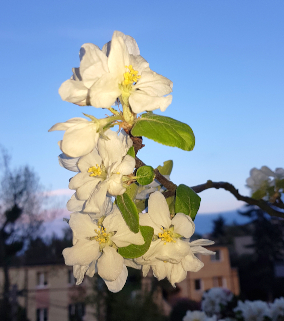
#> input picture jupyternotebook/kwiat.jpg, 284 x 321 px
$ jupyter execute LAB3_P4.ipynb
#> lines starting #> are read from the running program, lines starting #| are printed output that depends on the picture
##### AI TECH - Akademia Innowacyjnych Zastosowań Technologii Cyfrowych. Programu Operacyjnego Polska Cyfrowa na lata 2014-2020
<hr>

<br>
<br>
<br>
<br>
<br>
<br>
<br>
<center>
    <h1 style = "font-size:48px; font-weight:normal"><b>AI</b>-TECH</style></h1>
    <br>
<br>
<br>
<br>
    <h1 style = "font-size:24px; font-weight:normal">Przykład 4 DO LABORATORIUM 3</style></h1>
    <h1 style = "font-size:24px">z UCZENIA MASZYNOWEGO</style></h1>
    <h1 style = "font-size:24px">Klasyfikacja nienadzorowana</style></h1>
    <h1 style = "font-size:24px">Adam Kurowski</style></h1>
    <h3 style = "font-size:21px">Wykorzystanie algorytmu k średnich do segmentacji obrazów</h3>
    <h3 style =
</center>
<br>
<br>
<br>
<br>
<br>
<br>
<br>
<br>
<br>
    </body>
    </html>

<center>
Projekt współfinansowany ze środków Unii Europejskiej w ramach Europejskiego Funduszu Rozwoju Regionalnego
Program Operacyjny Polska Cyfrowa na lata 2014-2020,
Oś Priorytetowa nr 3 "Cyfrowe kompetencje społeczeństwa" Działanie  nr 3.2 "Innowacyjne rozwiązania na rzecz aktywizacji cyfrowej"
Tytuł projektu:  „Akademia Innowacyjnych Zastosowań Technologii Cyfrowych (AI Tech)”
    </center>

<hr>

# Przykład 4.: Wykorzystanie algorytmu k średnich do segmentacji i posteryzacji obrazów

## Odczyt danych wejściowych
Podobnie jak w poprzednim przykładzie posłużymy się biblioteką Pillow do odczytania obrazka i przygotowania go do procesu klasyfikacji nienadzorowanej. Naszym celem będzie wyróżnienie obszarów obrazka, dla których przypisać możemy jednolitą wartość koloru. Działanie takie może się przydać do segmentacji obrazu - na przykład po do by łatwo potem oznaczyć obszary obrazka takie jak las, niebo, miasto w tle, itp. Działanie to może być także wykonywane z pobudek estetycznych, aby zaimplementować efekt tzw. "posteryzacji" obrazu.

[cell 1]
# Import bibliotek
import numpy  as np # obliczenia numeryczne
import pandas as pd # przetwarzanie danych "tabelarycznych"
import matplotlib.pyplot as plt # wizualizacja danych
from sklearn.cluster import KMeans # implementacja algorytmu k średnich
from PIL import Image # biblioteka do importu obrazków z dysku

Najpierw odczytajmy obrazek z dysku:

[cell 2]
# Załadowanie obrazu wejściowego z dysku
image = Image.open("kwiat.jpg")
#> image is the input picture: PIL image 284x321 RGB; mean R, G, B 127.9, 143.2, 158.2

# Podgląd załadowanego obrazka:
plt.figure(figsize=(12,12))
plt.imshow(image)
plt.xlabel('x [piksele]', fontsize=15)
plt.ylabel('y [piksele]', fontsize=15)
plt.title('Podgląd obrazka wejściowego', fontsize=15)

[cell 3]
# Aby przeprowadzić proces segmentacji lub posteryzacji z wykorzystaniem algorytmu k średnich
# konieczne będzie skonwertowanie obrazka do postaci tabelki, która będzie zawierać indeks x i y
# każdego piksela, oraz wartości RGB reprezentujące jego kolor.

# Przygotowanie zmiennych x i y odpowiadających brzegowym wymiarom obrazka
x = np.arange(image.size[0])
#> x = 284 values from 0 to 283
y = np.arange(image.size[1])
#> y = 321 values from 0 to 320

# Wygenerowanie zmiennych xx oraz yy, które zawierać będą macierze 2D.
# współrzędne utworzone przez macierze 2D pozwalają zaadresować każdy piksel
# z przetwarzanego obrazka.
xx,yy = np.meshgrid(x,y)

# Teraz tylko wystarczy "spłaszczyć" zmienne xx i yy, aby uzyskać listy indeksów
# wszystkich możliwych pikseli występujących w obrazku.
x_indices = xx.ravel()
y_indices = yy.ravel()

# Po przygotowaniu sobie listy "adresów" pikseli, wydzielimy osobno trzy kanały kolorów.
red, green, blue = image.split()
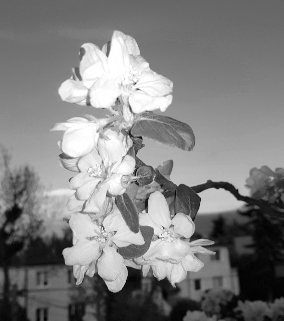
#> red: PIL image 284x321 L; min 0, max 255, mean 127.9
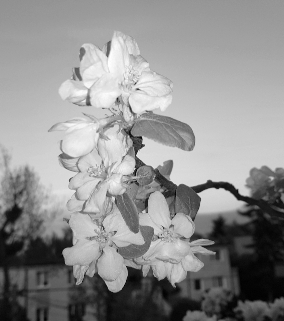
#> green: PIL image 284x321 L; min 1, max 254, mean 143.2
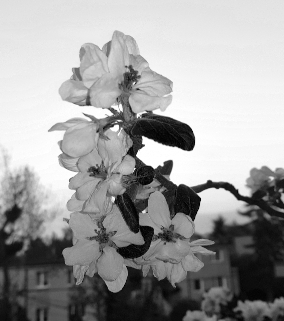
#> blue: PIL image 284x321 L; min 0, max 255, mean 158.2

# Utworzymy pusty słownik, który będzie podstawą z której utworzona zostanie ramka danych
# do przetworzenia przez algorytm k średnich.
image_df= {}

# Najpierw do słownika zapiszemy tablice wszystkich indeksów pikseli z obrazka.
image_df.update({'x_indices':x_indices})
image_df.update({'y_indices':y_indices})

# Następnie dopiszemy 3 kolumny, które każdemu pikselowi zaadresowanemu przez dwie
# poprzednie kolumny przypiszemy 3 wartości RGB
image_df.update({'vec_red': np.array(red)[y_indices, x_indices]})
image_df.update({'vec_green':np.array(green)[y_indices, x_indices]})
image_df.update({'vec_blue': np.array(blue)[y_indices, x_indices]})

# Na koniec konwertujemy słownik na obiekt DataFrame. Generujemy także zmienną data,
# która dane z ramki danych zawiera w postaci tablicy biblioteki NumPy - to na potrzeby
# algorytmu klasteryzacji.
image_df = pd.DataFrame(image_df)
#> image_df = table of 91164 rows and 5 columns
data     = image_df.to_numpy()

# Jako ostatni krok - wyświetlimy podgląd danych w postaci tabelarycznej.
print('Podgląd danych w postaci tabelki:')
print(image_df)
#> (printed output is left out)

Na początek warto sprawdzić, czy za pomocą analizy wykresu inercji w funkcji liczby klastrów możliwe jest określenie optymalnej wartości zmiennej $k$. Miejsce do uzupełnienia pozostawione jest w komórce poniżej. Uzupełnij ją bazując na kodzie z poprzednich przykładów. Jako, że obrazek jest dość dużych rozmiarów jak na szybkie ćwiczenie - uruchomienie algorytmu poszukiwania wartości $k$ może trwać kilkadziesiąt sekund.

[cell 4]
# rozwiazanie_p4
# Dobór liczby klastrów metodą łokcia
k_values = []
inertia_scores = []

for k in range(2, 11):
    clusterer = KMeans(n_clusters=k, random_state=42, n_init=10)
    clusterer.fit(data)
    k_values.append(k)
    inertia_scores.append(clusterer.inertia_)
#> after the loop, inertia_scores = [1.45e+09, 1.09e+09, 864390251.1, 695413341.4, 596253030.5, 514348001.9, 440992869.4, 386850877.7, 348632180.7]; k_values = [2, 3, 4, 5, 6, 7, 8, 9, 10]

plt.figure(figsize=(15, 8))
plt.plot(k_values, inertia_scores, marker='o', color='darkblue')
plt.grid()
plt.xlabel('liczba klastrów k', fontsize=15)
plt.ylabel('inercja', fontsize=15)
plt.title('Wykres inercji dla różnych wartości k', fontsize=15)

# Na wykresie spadek po k=6 robi się już mniej gwałtowny, a obraz nadal nie jest przesadnie pocięty.
n_clusters = 6
print(f'Wybrana liczba klastrów: {n_clusters}')
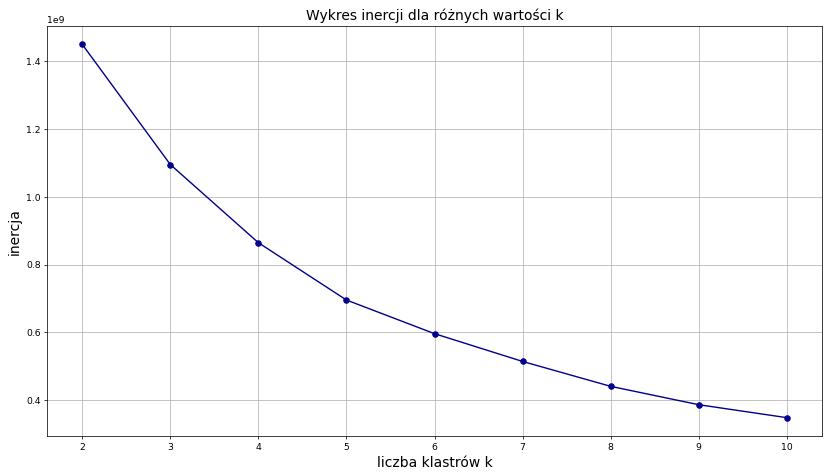
#> figure drawn by matplotlib, 1 panel

Gdy nastawa $k$ zostanie już wybrana, można przystąpić do implementacji algorytmu segmentacji obrazu. Miejsce na implementacje pozostawione jest w komórce poniżej. Klasteryzacji poddaj dane w zmiennej *data*. Następnie utwórz pustą tablicę na nowy, przetworzony obrazek (np. funkcją np.zeros). Powinna mieć dwa pierwsze wymiary takie jak obrazek wejściowy oraz trzeci wymiar o długości 3, aby zapisać tam wartości RGB. Potem wystarczy przeiterować się po wszystkich unikalnych wartościach klas i za pomocą maski przypisać do indeksów odpowiadających poszczególnym pikselom obrazka (tutaj przyda się zmienna image_df) uśredniony kolor klastra. Kolor można obliczyć także za pomocą maski i np. za pomocą funkcji np.mean dostępnej w bibliotece NumPy. Na koniec wyświetl tak przygotowaną tablicę poleceniem plt.imshow

[cell 5]
# rozwiazanie_p4
# Segmentacja/posteryzacja obrazu algorytmem k średnich
clusterer = KMeans(n_clusters=n_clusters, random_state=42, n_init=10)
clusters = clusterer.fit_predict(data)

# Nowy obrazek ma wysokość, szerokość i 3 kanały RGB.
segmented_image = np.zeros((image.size[1], image.size[0], 3), dtype=np.uint8)

for cluster_id in np.unique(clusters):
    mask = clusters == cluster_id
    mean_color = image_df.loc[mask, ['vec_red', 'vec_green', 'vec_blue']].mean().to_numpy()
    rows = image_df.loc[mask, 'y_indices'].to_numpy()
    cols = image_df.loc[mask, 'x_indices'].to_numpy()
    segmented_image[rows, cols, :] = mean_color.astype(np.uint8)
#> this loop made 6 passes
#> mean_color on passes 1 to 6: [126.1, 171.4, 234.3], [55.62, 53.66, 52.91], [174.2, 161, 123.4], [135.4, 180.9, 239.4], [52.45, 51.7, 49.12], [227.1, 214.4, 181.8]
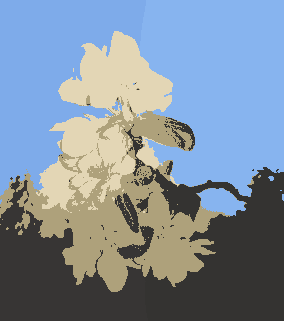
#> segmented_image: shape (321, 284, 3); mean of channels 0, 1, 2 127.6, 142.6, 157.7; drawn as R, G, B

print('Liczba utworzonych klastrów:', len(np.unique(clusters)))
#| Liczba utworzonych klastrów: 6
print('Kolory średnie klastrów RGB:')
for cluster_id in np.unique(clusters):
    mask = clusters == cluster_id
    mean_color = image_df.loc[mask, ['vec_red', 'vec_green', 'vec_blue']].mean().round(1).to_numpy()
    print(f'klaster {cluster_id}: {mean_color}')
#> this loop made 6 passes
#> mean_color on passes 1 to 6: [126.1, 171.4, 234.3], [55.6, 53.7, 52.9], [174.2, 161, 123.4], [135.4, 180.9, 239.4], [52.4, 51.7, 49.1], [227.1, 214.4, 181.8]
#| klaster 0: [126.1 171.4 234.3]
#| klaster 1: [55.6 53.7 52.9]
#| klaster 2: [174.2 161.  123.4]
#| klaster 3: [135.4 180.9 239.4]
#| klaster 4: [52.4 51.7 49.1]
#| klaster 5: [227.1 214.4 181.8]

plt.figure(figsize=(14, 7))
plt.subplot(1, 2, 1)
plt.imshow(image)
plt.title('Obraz oryginalny', fontsize=15)
plt.axis('off')

plt.subplot(1, 2, 2)
plt.imshow(segmented_image)
plt.title(f'Obraz po posteryzacji, k={n_clusters}', fontsize=15)
plt.axis('off')

# Zadania do wykonania

## Zadanie 1.
Zaimplementuj brakujące fragmenty kodu w wyznaczonych miejscach skryptu. Następnie uruchom algorytm k średnich. Powinien on jako wejście przyjmować ramkę DataFrame z danymi (kod ją przygotowujący jest już napisany, zawiera ona współrzędne x,y pikseli oraz ich kolory w formacie RGB) i dokonujący klasteryzacji znajdujących się w niej punktów. Następnie dla każdego klastra powinien zostać policzony uśredniony kolor RGB punktów w nim się znajdujących. Na koniec powinien zostać utworzony nowy obrazek, w którym punkty należące do każego klastra będą pokolorowane średnim kolorem klastra. Spowoduje to powstanie efektu, który czasami bywa nazywany posteryzacją.
<ol>
    <li/> Jaki wizualny efekt powoduje wykonanie algorytmu k średnich na przetwarzanym obrazku?
    <li/> Pomyśl o możliwych zastosowaniach efektu zaprogramowanego w trakcie ćwiczenia. Na laboratorium zaimplementowaliśmy go aby zapoznać się z tym, w jaki sposób algorytm k średnich może służyć do przetwarzania obrazów. Czy jesteś w stanie wskazać jakieś praktyczne zastosowania dla takiego przetwarzania obrazów, jak to zaprezentowane w przykładzie?
</ol>

Jeśli nie wiesz, jak zaimplementować algorytm opisany w zadaniu, zapoznaj się z Dodatkiem A., który zawiera zestaw podpowiedzi odnośnie tego, jak można zrealizować takie zadanie.

<!-- rozwiazanie_p4 -->
## Rozwiązanie zadania 1

Wnioski po uruchomieniu:

- Po zastosowaniu KMeans obraz został uproszczony do kilku dużych grup kolorów. Przy k=6 kwiat, niebo, ciemne tło i liście są nadal rozpoznawalne, ale przejścia tonalne znikają. Efekt jest trochę jak plakat albo filtr graficzny.
- Wykres inercji nie daje idealnie ostrego łokcia, ale po k=6 spadek robi się już spokojniejszy. Dalsze zwiększanie k poprawiałoby szczegóły, ale efekt posteryzacji byłby mniej wyraźny.
- Takie przetwarzanie może się przydać do redukcji liczby kolorów, kompresji, szybkiego wydzielania większych obszarów obrazu albo przygotowania prostszej maski do dalszej analizy. Praktycznie: oddzielenie nieba od obiektu, uproszczenie tła, przygotowanie grafiki w stylu plakatu.
- Minusem jest to, że KMeans nie ?rozumie? semantyki obrazu. Klaster może oznaczać podobny kolor w różnych miejscach, a niekoniecznie jeden konkretny obiekt. Czyli do poważnej segmentacji trzeba by dołożyć jeszcze inne cechy albo późniejsze czyszczenie wyniku.

# Dodatek - wskazówki dotyczące implementacji algorytmu w zadaniu<br/>(dla osób początkujących z programowania w Pythonie)

<p>Jeśli jeszcze nie czujesz się pewnie jeśli chodzi o pisanie oprogramowania w języku Python i nie do końca wiesz, jak zaimplementować algorytm w tym przykładzie, to ten dodatek zawiera kilka dodatkowych wskazówek. Jeżli jesteś osobą zaawansowaną, możesz chcieć najpierw spróbować zaimplementować algorytm samodzielnie, a następnie dopiero zajrzeć do tej sekcji instrukcji.</p>

[cell 6]
# "Miniaturowa" wersja problemu do rozwiązania w zadaniu już w postaci struktury DataFrame
df = pd.DataFrame({
'x':[0,1,2,0,1,2,0,1,2], # współrzędne pikseli
'y':[0,0,0,1,1,1,2,2,2],
'r':[120,120,120,120,140,140,140,140,140], # wartości koloru RGB pikseli
'g':[200,200,180,180,180,180,200,200,200],
'b':[80,80,120,120,200,200,80,120,80],
})

# Przykładowy podział na klastry (docelowo wygenerowany przez algorytm k średnich)
clusters = np.array([1,1,1,2,2,2,2,2,1])
# każdy z pikseli dostał przydział do jednego z 2 klastrów (zakładamy, że k=2)
# jako, że mamy 9 pikseli, to także tutaj mamy 9 wartości przypisujących piksele
# do jednego z 2 klastrów

# Możemy sobie wybierać wiersze z struktury DataFrame w ten sposób:
mask = clusters==1 # schemat wyboru zapisujemy sobie w osobnej zmiennej, dla wygody nazwijmy ją "maską"
print('Klaster 1')
print(df.loc[mask,:])

print()

# Dla drugiego klastra:
mask = clusters==2
print('Klaster 2')
print(df.loc[mask,:])

# Po wyświetleniu nawet widać w rezultacie w konsoli (po indeksie), że  pandas zgodnie z maską wybrał wiersze
# tabeli odpowiadające wartościom 1 i 2 w zmiennej clusters.

# Średni kolor klastra można policzyć uśredniając kolumny po takim wyborze odpowiadających wierszy,
# poniżej przykład dla koloru czerwonego.
mean_red = np.mean(df.loc[mask,'r'])

print()
print(f'średnia wartość czerwieni w klastrze 2: {mean_red}')

# Warto sobie porównać wyświetloną wartość uśrednionego czerwonego z wartościami w klastrze 2,
# widać że się zgadza.

# A jak wyświetlić taki "spłaszczony" obrazek przechowywany w strukturze DataFrame?
# Na początek trzeba sobie zarezerwować pustą tablicę. Ze zmiennych x i y wychodzi, że obrazek jest rozmiarów
# 3x3. Dodatkowo musimy dodać jeszcze jeden wymiar o długości 3, bo potrzebujemy tam zapisać kolor w formacie RGB.
image = np.zeros((3,3,3))

# Upewniamy się, że tablica ma typ int, bo inaczej imshow jej nie wyświetli (jak wartości 0-255 to używamy intów,
# alternatywnie możemy też stosować floaty od 0 do 1).
image = image.astype(int)

# Teraz starczy tylko odpowiednim indeksom przypisać kolory, bo w zmiennej df jest kompletny przepis
# na obrazek (współrzędne x,y, i kolory rgb).

# Ustawiamy czerwienie w odpowiadających im punktach obrazka:
image[df.loc[:,'x'],df.loc[:,'y'],0] = df.loc[:,'r']

# Zielenie:
image[df.loc[:,'x'],df.loc[:,'y'],1] = df.loc[:,'g']

# i kolor niebieski:
image[df.loc[:,'x'],df.loc[:,'y'],2] = df.loc[:,'b']

# To jest tylko przykład dla odzyskania oryginalnego obrazka z ramki pandasa, nie pokazuje on mechanizmju
# uśredniania koloru w poszczególnych klastrach wyróżnionych przez algorytm k średnich.
# Można to prosto policzyć poprzez wybranie odpowiednich punktów i użycie funkcji np.mean()
plt.imshow(image)
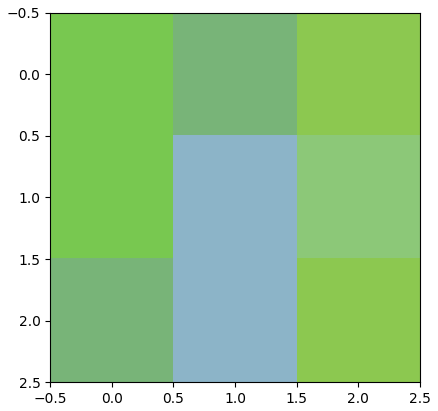
#> figure drawn by matplotlib, 1 panel
